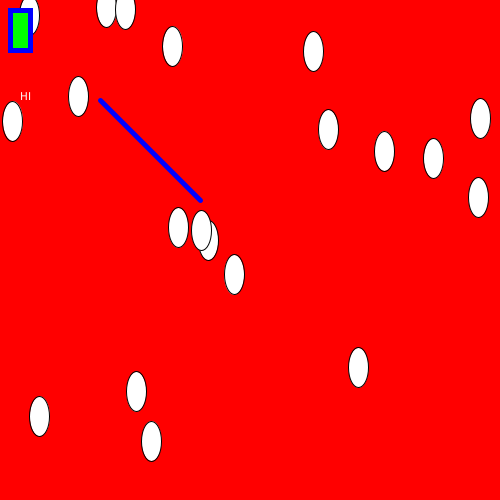
Frame 1 (no input)
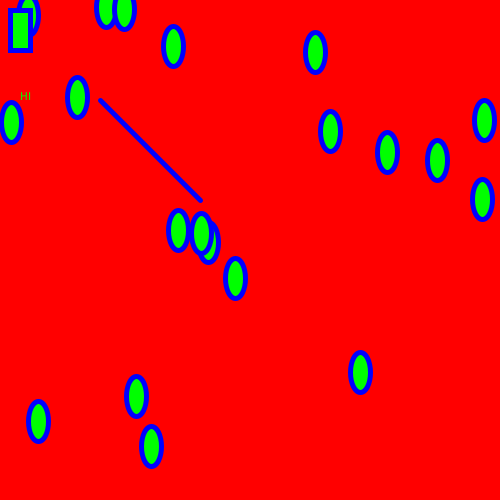
Frame 60 (the mouse pressed at the canvas centre just before this capture)
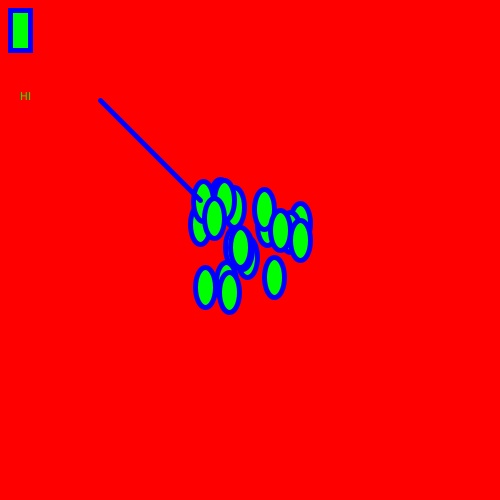
Frame 120 (the mouse held since frame 60 and released just before this capture)

The Processing sketch that drew these frames (run headless with seeded random() and noise(); from frame 60 on, the mouse is pressed at the canvas centre):

// Processing sketch: Ellipse_Thing
// ── Ellipse_Thing.pde


class Ellipse{
  PVector Pos;//= new PVector(100,100);
  PVector Vel;//= new PVector(5,0);
  Ellipse(PVector dPos,PVector dVel){
     Pos= dPos;
     Vel= dVel;
  }
  void Draw(){
    ellipse(Pos.x,Pos.y,20,40);
  }
  void Update(){
    Pos= Pos.add(Vel);
    Vel= new PVector((Vel.x)+0.1*(mouseX-Pos.x),(Vel.y)+0.1*(mouseY-Pos.y));
    if( mousePressed){
      Vel= new PVector(Vel.x*0.95,Vel.y*0.95);
    }
    if(Pos.x>500){
      Vel= new PVector(-Vel.x,Vel.y);
    }
  }
}

//Ellipse E= new Ellipse(new PVector(100,100), new PVector(5,0));
ArrayList<Ellipse> Elist= new ArrayList<Ellipse>();

void setup(){
  size(500,500);
  for(int i=0; i<20;i++){
    Elist.add(new Ellipse(new PVector(random(0,500),random(0,500)), new PVector(5,0)));
  }
}
float x=0;

String Text= "HI";
void draw(){
  background(255,0,0);
  text(Text,20,100);
  //if (mousePressed){
  for( Ellipse E: Elist){
    E.Update();
    E.Draw();
  }
  
  
    
    //Pos= new PVector((Pos.x*10+mouseX)/11,(Pos.y*10+mouseY)/11);
  //}
  if(keyPressed){
    Text+= key;
  }
  
  fill(0,255,0);
  stroke(0,0,255);
  strokeWeight(5);
  rect(10,10,20,40);
  
  line(100,100,200,200);
}
